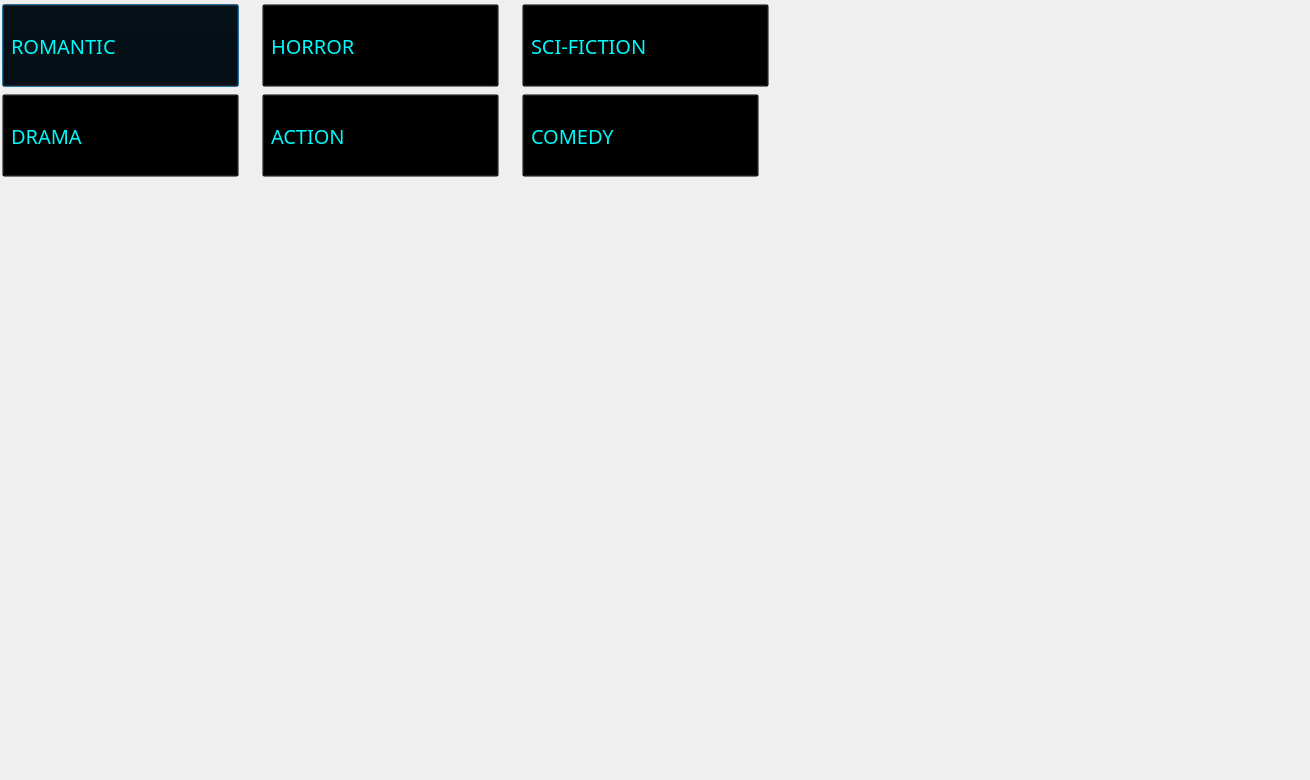
<?xml version="1.0" encoding="UTF-8"?>
<ui version="4.0">
 <class>genre_series</class>
 <widget class="QDialog" name="genre_series">
  <property name="geometry">
   <rect>
    <x>0</x>
    <y>0</y>
    <width>1310</width>
    <height>780</height>
   </rect>
  </property>
  <property name="windowTitle">
   <string>Dialog</string>
  </property>
  <widget class="QLabel" name="label">
   <property name="geometry">
    <rect>
     <x>0</x>
     <y>0</y>
     <width>1300</width>
     <height>771</height>
    </rect>
   </property>
   <property name="text">
    <string/>
   </property>
   <property name="pixmap">
    <pixmap>image (7).png</pixmap>
   </property>
  </widget>
  <widget class="QPushButton" name="romantic">
   <property name="geometry">
    <rect>
     <x>0</x>
     <y>0</y>
     <width>241</width>
     <height>91</height>
    </rect>
   </property>
   <property name="font">
    <font>
     <family>Lucida Calligraphy</family>
     <pointsize>-1</pointsize>
    </font>
   </property>
   <property name="styleSheet">
    <string notr="true">
QPushButton#romantic{
padding: 4px 8px;
  text-align: left;
  font-size: 20px;
  margin: 4px 2px;
  background-color: transparent;  
	color: rgb(0, 249, 249);
 }
QPushButton#romantic:hover{
background-color:transparent;
	color: rgb(245, 245, 0);
}
</string>
   </property>
   <property name="text">
    <string>ROMANTIC</string>
   </property>
   <property name="icon">
    <iconset resource="icons.qrc">
     <normaloff>:/new/prefix1/circle-cropped (17).png</normaloff>:/new/prefix1/circle-cropped (17).png</iconset>
   </property>
   <property name="iconSize">
    <size>
     <width>111</width>
     <height>80</height>
    </size>
   </property>
  </widget>
  <widget class="QPushButton" name="horror">
   <property name="geometry">
    <rect>
     <x>260</x>
     <y>0</y>
     <width>241</width>
     <height>91</height>
    </rect>
   </property>
   <property name="font">
    <font>
     <family>Lucida Calligraphy</family>
     <pointsize>-1</pointsize>
    </font>
   </property>
   <property name="styleSheet">
    <string notr="true">
QPushButton#horror{
padding: 4px 8px;
  text-align: left;
  font-size: 20px;
  margin: 4px 2px;
  background-color: transparent;  
	color: rgb(0, 249, 249);
 }
QPushButton#horror:hover{
background-color:transparent;
	color: rgb(245, 245, 0);
}
</string>
   </property>
   <property name="text">
    <string>HORROR</string>
   </property>
   <property name="icon">
    <iconset resource="icons.qrc">
     <normaloff>:/new/prefix1/circle-cropped (18).png</normaloff>:/new/prefix1/circle-cropped (18).png</iconset>
   </property>
   <property name="iconSize">
    <size>
     <width>111</width>
     <height>80</height>
    </size>
   </property>
  </widget>
  <widget class="QPushButton" name="drama">
   <property name="geometry">
    <rect>
     <x>0</x>
     <y>90</y>
     <width>241</width>
     <height>91</height>
    </rect>
   </property>
   <property name="font">
    <font>
     <family>Lucida Calligraphy</family>
     <pointsize>-1</pointsize>
    </font>
   </property>
   <property name="styleSheet">
    <string notr="true">
QPushButton#drama{
padding: 4px 8px;
  text-align: left;
  font-size: 20px;
  margin: 4px 2px;
  background-color: transparent;  
	color: rgb(0, 249, 249);
 }
QPushButton#drama:hover{
background-color:transparent;
	color: rgb(245, 245, 0);
}
</string>
   </property>
   <property name="text">
    <string>DRAMA</string>
   </property>
   <property name="icon">
    <iconset resource="icons.qrc">
     <normaloff>:/new/prefix1/circle-cropped (19).png</normaloff>:/new/prefix1/circle-cropped (19).png</iconset>
   </property>
   <property name="iconSize">
    <size>
     <width>111</width>
     <height>80</height>
    </size>
   </property>
  </widget>
  <widget class="QPushButton" name="scifiction">
   <property name="geometry">
    <rect>
     <x>520</x>
     <y>0</y>
     <width>251</width>
     <height>91</height>
    </rect>
   </property>
   <property name="font">
    <font>
     <family>Lucida Calligraphy</family>
     <pointsize>-1</pointsize>
    </font>
   </property>
   <property name="styleSheet">
    <string notr="true">
QPushButton#scifiction{
padding: 4px 8px;
  text-align: left;
  font-size: 20px;
  margin: 4px 2px;
  background-color: transparent;  
	color: rgb(0, 249, 249);
 }
QPushButton#scifiction:hover{
background-color:transparent;
	color: rgb(245, 245, 0);
}
</string>
   </property>
   <property name="text">
    <string>SCI-FICTION</string>
   </property>
   <property name="icon">
    <iconset resource="icons.qrc">
     <normaloff>:/new/prefix1/circle-cropped (20).png</normaloff>:/new/prefix1/circle-cropped (20).png</iconset>
   </property>
   <property name="iconSize">
    <size>
     <width>111</width>
     <height>80</height>
    </size>
   </property>
  </widget>
  <widget class="QPushButton" name="comedy">
   <property name="geometry">
    <rect>
     <x>520</x>
     <y>90</y>
     <width>241</width>
     <height>91</height>
    </rect>
   </property>
   <property name="font">
    <font>
     <family>Lucida Calligraphy</family>
     <pointsize>-1</pointsize>
    </font>
   </property>
   <property name="styleSheet">
    <string notr="true">
QPushButton#comedy{
padding: 4px 8px;
  text-align: left;
  font-size: 20px;
  margin: 4px 2px;
  background-color: transparent;  
	color: rgb(0, 249, 249);
 }
QPushButton#comedy:hover{
background-color:transparent;
	color: rgb(245, 245, 0);
}
</string>
   </property>
   <property name="text">
    <string>COMEDY</string>
   </property>
   <property name="icon">
    <iconset resource="icons.qrc">
     <normaloff>:/new/prefix1/circle-cropped (21).png</normaloff>:/new/prefix1/circle-cropped (21).png</iconset>
   </property>
   <property name="iconSize">
    <size>
     <width>111</width>
     <height>80</height>
    </size>
   </property>
  </widget>
  <widget class="QPushButton" name="action">
   <property name="geometry">
    <rect>
     <x>260</x>
     <y>90</y>
     <width>241</width>
     <height>91</height>
    </rect>
   </property>
   <property name="font">
    <font>
     <family>Lucida Calligraphy</family>
     <pointsize>-1</pointsize>
    </font>
   </property>
   <property name="styleSheet">
    <string notr="true">
QPushButton#action{
padding: 4px 8px;
  text-align: left;
  font-size: 20px;
  margin: 4px 2px;
  background-color: transparent;  
	color: rgb(0, 249, 249);
 }
QPushButton#action:hover{
background-color:transparent;
	color: rgb(245, 245, 0);
}
</string>
   </property>
   <property name="text">
    <string>ACTION</string>
   </property>
   <property name="icon">
    <iconset resource="icons.qrc">
     <normaloff>:/new/prefix1/circle-cropped (22).png</normaloff>:/new/prefix1/circle-cropped (22).png</iconset>
   </property>
   <property name="iconSize">
    <size>
     <width>111</width>
     <height>80</height>
    </size>
   </property>
  </widget>
  <widget class="QTableView" name="tableView">
   <property name="geometry">
    <rect>
     <x>5</x>
     <y>201</y>
     <width>1291</width>
     <height>531</height>
    </rect>
   </property>
   <property name="font">
    <font>
     <family>Lucida Calligraphy</family>
     <pointsize>-1</pointsize>
    </font>
   </property>
   <property name="styleSheet">
    <string notr="true">QTableView#tableView{
background-color:transparent;
font-size:18px;
text-align:center;
color:white;
border-color:transparent;
	selection-color: rgb(85, 170, 255);
	border-top-color: rgb(255, 85, 127);
	border-right-color: rgb(85, 170, 255);
	border-color: rgb(85, 170, 255);
gridline-color: rgb(170, 0, 255);
}
QTableView#tableView:item:active{
background-color:yellow;
}
QTableView#tableView:item:visited{
background-color:golden;
}
QTableView#tableView:item:hover{
	color: rgb(149, 0, 0);
	background-color: rgb(170, 255, 127);
}

QScrollBar:vertical {border: none;background-color: #282828;width: 10px;margin: 25px 0 0px 0;}
QScrollBar::handle:vertical{border-radius: 4px;border-color: rgba(85, 85, 127, 75%);border-width: 1px; border-style: solid; background-color: rgba(85, 85, 127, 75%); min-height: 25px;}
QScrollBar::add-line:vertical{width: 0px; height: 0px;}
QScrollBar::sub-line:vertical{width: 0px; height: 0px;}
QScrollBar::add-page:vertical{background-color: transparent;}
QScrollBar::sub-page:vertical{background-color: transparent;}



</string>
   </property>
  </widget>
  <widget class="QLabel" name="username">
   <property name="geometry">
    <rect>
     <x>800</x>
     <y>30</y>
     <width>91</width>
     <height>31</height>
    </rect>
   </property>
   <property name="font">
    <font>
     <pointsize>20</pointsize>
    </font>
   </property>
   <property name="text">
    <string/>
   </property>
  </widget>
 </widget>
 <resources>
  <include location="icons.qrc"/>
 </resources>
 <connections/>
</ui>
